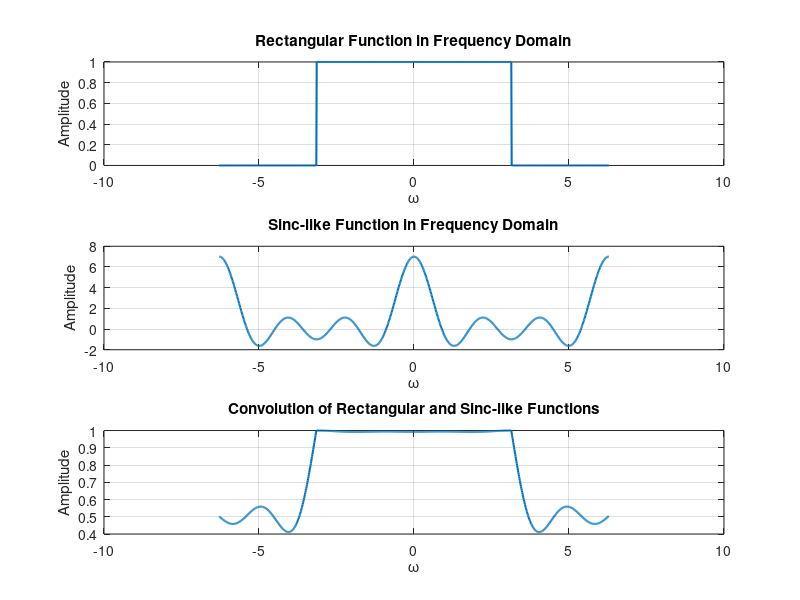

Reproduce this figure in MATLAB.
% Define the frequency range
omega = linspace(-2*pi, 2*pi, 1000);

% Define the rectangular function in frequency domain
rect_omega = double(abs(omega) <= pi);

% Define the sinc-like function in frequency domain
sinc_like = sin(7 * omega / 2) ./ sin(omega / 2);
sinc_like(isnan(sinc_like)) = 7; % Handle the NaN at omega = 0

% Perform convolution of rect and sinc-like function in frequency domain
conv_result = conv(rect_omega, sinc_like, 'same');
conv_result = conv_result / max(conv_result); % Normalize for display

% Define the frequency axis for the convolution result
omega_conv = linspace(-2*pi, 2*pi, length(conv_result));

% Plot the rectangular function
subplot(3, 1, 1);
plot(omega, rect_omega, 'LineWidth', 1.5);
title('Rectangular Function in Frequency Domain');
xlabel('\omega');
ylabel('Amplitude');
grid on;

% Plot the sinc-like function
subplot(3, 1, 2);
plot(omega, sinc_like, 'LineWidth', 1.5);
title('Sinc-like Function in Frequency Domain');
xlabel('\omega');
ylabel('Amplitude');
grid on;

% Plot the convolution result
subplot(3, 1, 3);
plot(omega_conv, conv_result, 'LineWidth', 1.5);
title('Convolution of Rectangular and Sinc-like Functions');
xlabel('\omega');
ylabel('Amplitude');
grid on;
